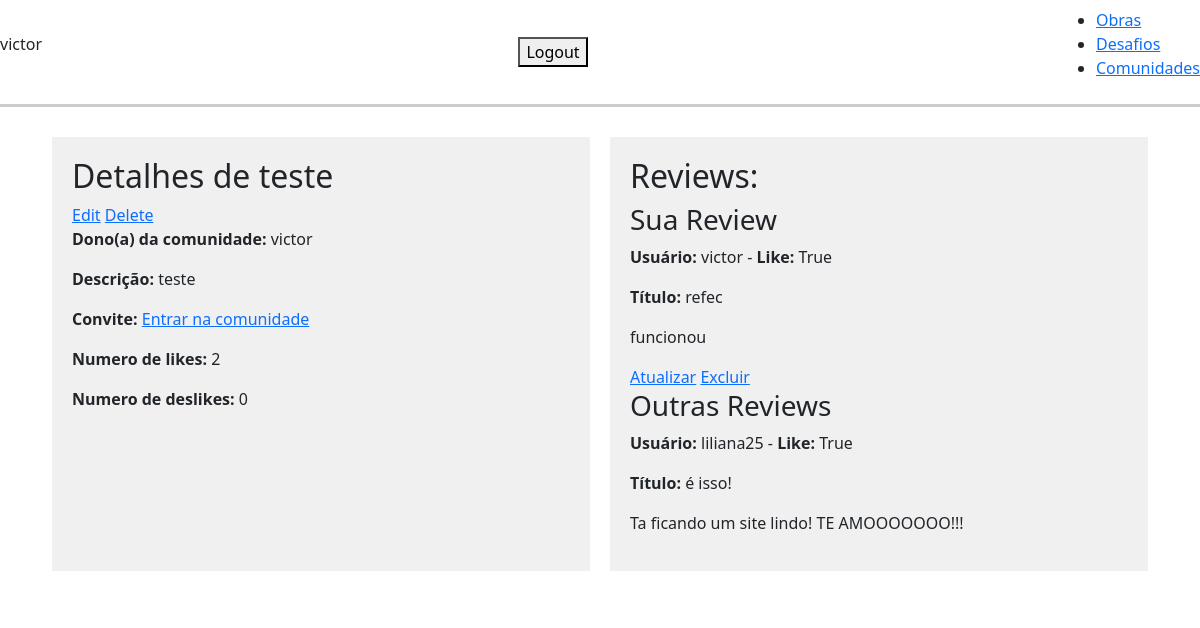
Page /user/community/2/ (signed in) on the committed database.
### base/models.py (models this page shows, shortened)
class Community(models.Model):
    user = models.ForeignKey(User, on_delete=models.CASCADE)
    name = models.CharField(max_length=200, null=True, blank=True)
    description = models.TextField(null=True, blank=True)
    link = models.URLField(null=True, blank=True)

class CommunityReview(models.Model):
    community = models.ForeignKey(Community, related_name='community_reviews', on_delete=models.CASCADE)
    user = models.ForeignKey(User, on_delete=models.CASCADE)
    title = models.CharField(max_length=200, null=True, blank=True)
    review = models.TextField(null=True, blank=True)
    like = models.BooleanField(default=True)

### base/views/community_views.py (the view)
# urls.py: path('user/community/<int:pk>/', CommunityDetail.as_view(), name='community'),
class CommunityDetail(LoginRequiredMixin, DetailView):
    model = Community
    context_object_name = 'community'
    template_name = 'base/community_front/community.html'
    def get_context_data(self, **kwargs):
        context = super().get_context_data(**kwargs)
        mediator = CommunityMediator(self.object)
        context['user_reviews'] = mediator.get_user_reviews(self.request.user)
        context['other_reviews'] = mediator.get_other_reviews(self.request.user)
        context['likes'] = mediator.get_likes_count()
        context['deslikes'] = mediator.get_dislikes_count()
        return context

### base/mediators/communityMediator.py (called while the page is built)
    def get_user_reviews(self, user):
        return CommunityReview.objects.filter(community=self.community, user=user)

    def get_other_reviews(self, user):
        return CommunityReview.objects.filter(community=self.community).exclude(user=user)

    def get_likes_count(self):
        return CommunityReview.objects.filter(community=self.community, like=True).count()

    def get_dislikes_count(self):
        return CommunityReview.objects.filter(community=self.community, like=False).count()

### base/templates/base/community_front/community.html (shortened to what this page needs)
{% extends 'base/main_detail.html' %}
{% block left_content %}
    <h2>Detalhes de {{ community.name }}</h2>
    <tr>
        <td><a href="{% url 'community-update' community.id %}">Edit</a></td>
        <td><a href="{% url 'community-delete' community.id %}">Delete</a></td>
    </tr>
    <p><strong>Dono(a) da comunidade:</strong> {{ community.user }}</p>
    <p><strong>Descrição:</strong> {{ community.description }}</p>
    <p><strong>Convite:</strong> <a href="{{ community.link }}" target="_blank">Entrar na comunidade</a></p>
    <p><strong>Numero de likes:</strong> {{ likes }}</p>
    <p><strong>Numero de deslikes:</strong> {{ deslikes }}</p>
{% endblock %}
{% block right_content %}
<h2>Reviews:</h2>
    <h3>Sua Review</h3>
    {% for review in user_reviews %}
        <p> <strong>Usuário:</strong> {{ review.user.username }} - <strong>Like:</strong> {{ review.like }}</p>
        <p><strong>Título:</strong> {{ review.title }}</p>
        <p>{{ review.review }}</p>
        {% if review.user == request.user %}
            <a href="{% url 'community-review-update' pk=review.pk %}">Atualizar</a>
            <a href="{% url 'community-review-delete' pk=review.pk %}">Excluir</a>
        {% endif %}
    {% empty %}
        <p>Você ainda não fez nenhuma revisão para este trabalho.</p>
    {% endfor %}
    <h3>Outras Reviews</h3>
    {% for review in other_reviews %}
        <p> <strong>Usuário:</strong> {{ review.user.username }} - <strong>Like:</strong> {{ review.like }}</p>
        <p><strong>Título:</strong> {{ review.title }}</p>
        <p>{{ review.review }}</p>
    {% empty %}
        <p>Você ainda não fez nenhuma revisão para este trabalho.</p>
    {% endfor %}
{% endblock %}

### base/templates/base/navbar.html (shortened to what this page needs)
    {% if request.user.is_authenticated%}
    <p>{{request.user}}</p>
    <form action="{% url 'logout' %}" method="post">
        <button type="submit">Logout</button>
    </form>
    {% else %}
    <a href="{% url 'login' %}">Login</a>
    {% endif %}
    <ul>
        <li><a href="{% url 'works' %}">Obras</a></li>
        <li><a href="{% url 'challenges' %}">Desafios</a></li>
        <li><a href="{% url 'communities' %}">Comunidades</a></li>
    </ul>

### base/templates/base/main_detail.html (style rules this page uses)
body { background-color: #4B0082 ; color: #ffffff; margin: 0; padding: 0; }

### rows in the picture
Community: name "teste", user "victor", description "teste"
CommunityReview: user.username "victor", like "True", title "refec", review "funcionou", shows "Atualizar"
CommunityReview: user.username "liliana25", like "True", title "é isso!", review "Ta ficando um site lindo! TE AMOOOOOOO!!!"

### other values in the picture
{{ request.user }} "victor"
{{ likes }} "2"
{{ deslikes }} "0"
